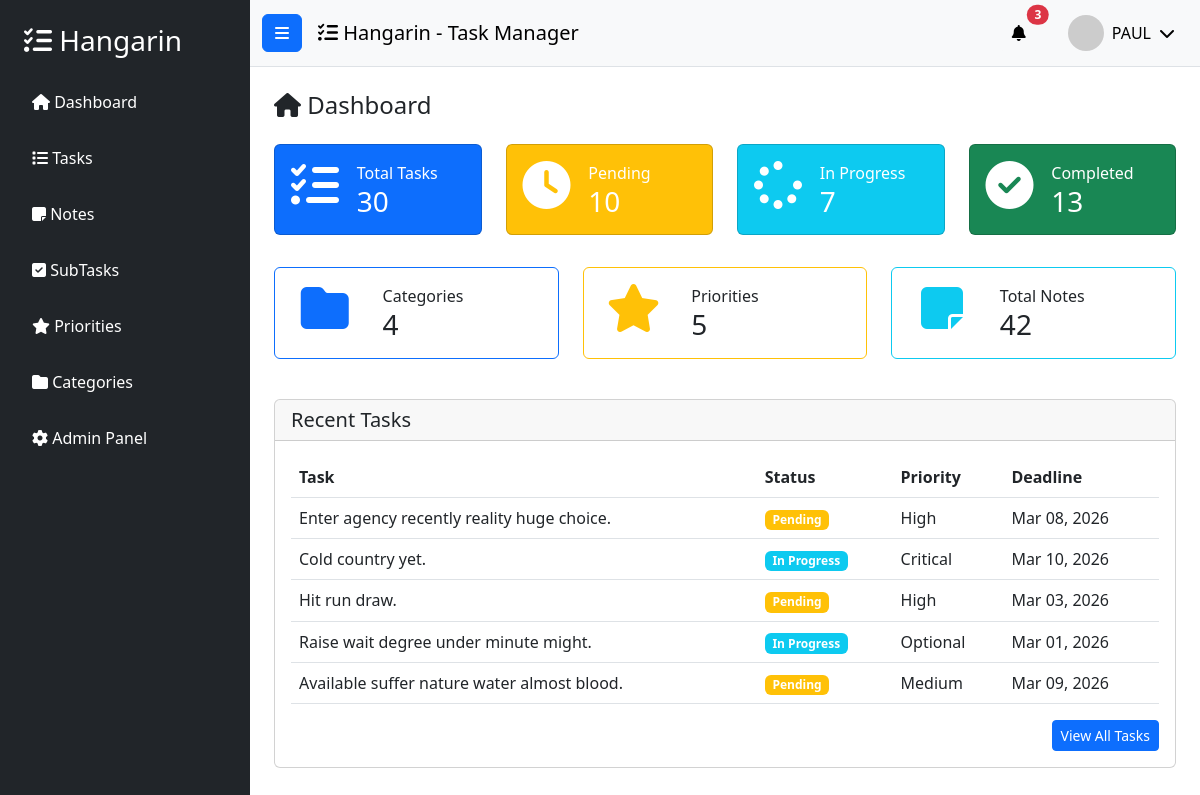
The app's page / (signed in), older data.
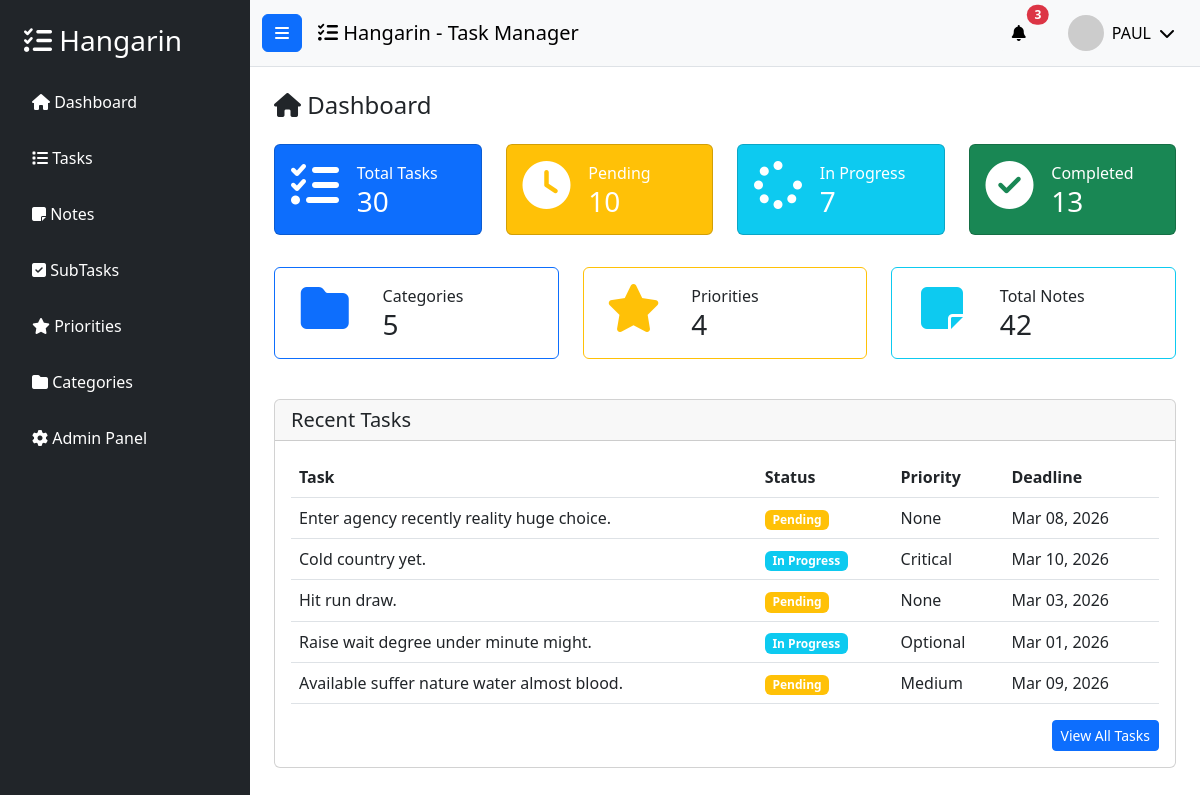
The same page, newer data.
### tasks/models.py (models this page shows, shortened)
class BaseModel(models.Model):
    created_at = models.DateTimeField(auto_now_add=True)
    updated_at = models.DateTimeField(auto_now=True)
    class Meta:
        abstract = True

class Task(BaseModel):
    title = models.CharField(max_length=255)
    description = models.CharField(max_length=500)
    deadline = models.DateTimeField()
    status = models.CharField(
        max_length=50,
        choices=STATUS_CHOICES,
        default="Pending",
    )
    category = models.ForeignKey(
        Category,
        on_delete=models.SET_NULL,
        null=True,
        blank=True,
        related_name="tasks",
    )
    priority = models.ForeignKey(
        Priority,
        on_delete=models.SET_NULL,
        null=True,
        blank=True,
        related_name="tasks",
    )
    class Meta:
        verbose_name = "Task"
        verbose_name_plural = "Tasks"

class Priority(BaseModel):
    name = models.CharField(max_length=100)
    class Meta:
        verbose_name = "Priority"
        verbose_name_plural = "Priorities"
    def __str__(self):
        return self.name

### tasks/views.py (the view)
# urls.py: path('', views.HomePageView.as_view(), name='home'),
class HomePageView(LoginRequiredMixin, ListView):
    model = Task
    context_object_name = 'tasks'
    template_name = "home.html"
    login_url = '/accounts/login/'
    def get_context_data(self, **kwargs):
        context = super().get_context_data(**kwargs)
        context['total_tasks'] = Task.objects.count()
        context['pending_count'] = Task.objects.filter(status='Pending').count()
        context['inprogress_count'] = Task.objects.filter(status='In Progress').count()
        context['completed_count'] = Task.objects.filter(status='Completed').count()
        context['total_categories'] = Category.objects.count()
        context['total_priorities'] = Priority.objects.count()
        context['total_notes'] = Note.objects.count()
        context['recent_tasks'] = Task.objects.all().order_by('-created_at')[:5]
        return context

### templates/home.html (shortened to what this page needs)
{% extends 'base.html' %}
{% load static %}
{% block content %}
<div class="row">
    <div class="col-12">
        <h4 class="mb-4">
            <i class="fas fa-home"></i> Dashboard
        </h4>
    </div>
</div>
<div class="row">
    <div class="col-md-3">
        <div class="card text-white bg-primary mb-3">
            <div class="card-body">
                <div class="row">
                    <div class="col-4 text-center">
                        <i class="fas fa-tasks fa-3x"></i>
                    </div>
                    <div class="col-8 d-flex align-items-center">
                        <div>
                            <p class="card-text mb-0">Total Tasks</p>
                            <h3 class="mb-0">{{ total_tasks }}</h3>
                        </div>
                    </div>
                </div>
            </div>
        </div>
    </div>
    <div class="col-md-3">
        <div class="card text-white bg-warning mb-3">
            <div class="card-body">
                <div class="row">
                    <div class="col-4 text-center">
                        <i class="fas fa-clock fa-3x"></i>
                    </div>
                    <div class="col-8 d-flex align-items-center">
                        <div>
                            <p class="card-text mb-0">Pending</p>
                            <h3 class="mb-0">{{ pending_count }}</h3>
                        </div>
                    </div>
                </div>
            </div>
        </div>
    </div>
    <div class="col-md-3">
        <div class="card text-white bg-info mb-3">
            <div class="card-body">
                <div class="row">
                    <div class="col-4 text-center">
                        <i class="fas fa-spinner fa-3x"></i>
                    </div>
                    <div class="col-8 d-flex align-items-center">
                        <div>
                            <p class="card-text mb-0">In Progress</p>
                            <h3 class="mb-0">{{ inprogress_count }}</h3>
                        </div>
                    </div>
                </div>
            </div>
        </div>
    </div>
    <div class="col-md-3">
        <div class="card text-white bg-success mb-3">
            <div class="card-body">
                <div class="row">
                    <div class="col-4 text-center">
                        <i class="fas fa-check-circle fa-3x"></i>
                    </div>
                    <div class="col-8 d-flex align-items-center">
                        <div>
                            <p class="card-text mb-0">Completed</p>
                            <h3 class="mb-0">{{ completed_count }}</h3>
                        </div>
                    </div>
                </div>
            </div>
        </div>
    </div>
</div>
<div class="row mt-3">
    <div class="col-md-4">
        <div class="card border-primary mb-3">
            <div class="card-body">
                <div class="row">
                    <div class="col-4 text-center">
                        <i class="fas fa-folder fa-3x text-primary"></i>
                    </div>
                    <div class="col-8 d-flex align-items-center">
                        <div>
                            <p class="card-text mb-0">Categories</p>
                            <h3 class="mb-0">{{ total_categories }}</h3>
                        </div>
                    </div>
                </div>
            </div>
        </div>
    </div>
    <div class="col-md-4">
        <div class="card border-warning mb-3">
            <div class="card-body">
                <div class="row">
                    <div class="col-4 text-center">
                        <i class="fas fa-star fa-3x text-warning"></i>
                    </div>
                    <div class="col-8 d-flex align-items-center">
                        <div>
                            <p class="card-text mb-0">Priorities</p>
                            <h3 class="mb-0">{{ total_priorities }}</h3>
                        </div>
                    </div>
                </div>
            </div>
        </div>
    </div>
    <div class="col-md-4">
        <div class="card border-info mb-3">
            <div class="card-body">
                <div class="row">
                    <div class="col-4 text-center">
                        <i class="fas fa-sticky-note fa-3x text-info"></i>
                    </div>
                    <div class="col-8 d-flex align-items-center">
                        <div>
                            <p class="card-text mb-0">Total Notes</p>
                            <h3 class="mb-0">{{ total_notes }}</h3>
                        </div>
                    </div>
                </div>
            </div>
        </div>
    </div>
</div>
<div class="row mt-4">
    <div class="col-12">
        <div class="card">
            <div class="card-header">
                <h5 class="card-title mb-0">Recent Tasks</h5>
            </div>
            <div class="card-body">
                <table class="table table-hover">
                    <thead>
                        <tr>
                            <th>Task</th>
                            <th>Status</th>
                            <th>Priority</th>
                            <th>Deadline</th>
                        </tr>
                    </thead>
                    <tbody>
                        {% for task in recent_tasks %}
                        <tr>
                            <td>{{ task.title }}</td>
                            <td>
                                {% if task.status == 'Completed' %}
                                    <span class="badge bg-success">{{ task.status }}</span>
                                {% elif task.status == 'In Progress' %}
                                    <span class="badge bg-info">{{ task.status }}</span>
                                {% else %}
                                    <span class="badge bg-warning">{{ task.status }}</span>
                                {% endif %}
                            </td>
                            <td>{{ task.priority }}</td>
                            <td>{{ task.deadline|date:"M d, Y" }}</td>
                        </tr>
                        {% empty %}
                        <tr>
                            <td colspan="4" class="text-center">No tasks yet</td>
                        </tr>
                        {% endfor %}
                    </tbody>
                </table>
                <div class="text-end">
                    <a href="{% url 'task-list' %}" class="btn btn-primary btn-sm">View All Tasks</a>
                </div>
            </div>
        </div>
    </div>
</div>
{% endblock %}

### templates/base.html (shortened to what this page needs)
{% load static %}
{% load pwa %}
<!DOCTYPE html>
<html lang="en">
<head>
     {% load pwa %}
    <link href="https://cdn.jsdelivr.net/npm/bootstrap@5.3.0/dist/css/bootstrap.min.css" rel="stylesheet">
    <link rel="stylesheet" href="https://cdnjs.cloudflare.com/ajax/libs/font-awesome/6.4.0/css/all.min.css">
</head>
<body>
    <div class="wrapper d-flex">
        <nav id="sidebar" class="bg-dark text-white" style="width: 250px; min-height: 100vh;">
            <div class="p-4">
                <h3 class="mb-4">
                    <i class="fas fa-tasks"></i> Hangarin
                </h3>
                <ul class="list-unstyled">
                    <li class="mb-3">
                        <a href="{% url 'home' %}" class="text-white text-decoration-none d-block p-2 rounded hover-bg">
                            <i class="fas fa-home"></i> Dashboard
                        </a>
                    </li>
                    <li class="mb-3">
                        <a href="{% url 'task-list' %}" class="text-white text-decoration-none d-block p-2 rounded hover-bg">
                            <i class="fas fa-list"></i> Tasks
                        </a>
                    </li>
                    <li class="mb-3">
                        <a href="{% url 'note-list' %}" class="text-white text-decoration-none d-block p-2 rounded hover-bg">
                            <i class="fas fa-sticky-note"></i> Notes
                        </a>
                    </li>
                    <li class="mb-3">
                        <a href="{% url 'subtask-list' %}" class="text-white text-decoration-none d-block p-2 rounded hover-bg">
                            <i class="fas fa-check-square"></i> SubTasks
                        </a>
                    </li>
                    <li class="mb-3">
                        <a href="{% url 'priority-list' %}" class="text-white text-decoration-none d-block p-2 rounded hover-bg">
                            <i class="fas fa-star"></i> Priorities
                        </a>
                    </li>
                    <li class="mb-3">
                        <a href="{% url 'category-list' %}" class="text-white text-decoration-none d-block p-2 rounded hover-bg">
                            <i class="fas fa-folder"></i> Categories
                        </a>
                    </li>
                    <li class="mb-3">
                        <a href="/admin/" class="text-white text-decoration-none d-block p-2 rounded hover-bg">
                            <i class="fas fa-cog"></i> Admin Panel
                        </a>
                    </li>
                </ul>
            </div>
        </nav>
        <div class="flex-fill">
            <nav class="navbar navbar-expand-lg navbar-light bg-light border-bottom">
                <div class="container-fluid">
                    <button class="btn btn-primary me-3" id="sidebarToggle">
                        <i class="fas fa-bars"></i>
                    </button>
                    <span class="navbar-brand mb-0 h1">
                        <i class="fas fa-tasks"></i> Hangarin - Task Manager
                    </span>
                    <div class="ms-auto d-flex align-items-center">
                        <div class="dropdown me-3">
                            <button class="btn btn-light position-relative" type="button" id="notificationDropdown" data-bs-toggle="dropdown">
                                <i class="fas fa-bell"></i>
                                <span class="position-absolute top-0 start-100 translate-middle badge rounded-pill bg-danger">
                                    3
                                </span>
                            </button>
                        </div>
                        <div class="dropdown">
                            <button class="btn btn-light d-flex align-items-center" type="button" id="userDropdown" data-bs-toggle="dropdown">
                                <img src="https://ui-avatars.com/api/?name={{ user.username|default:'User' }}&background=007bff&color=fff&size=36"
                                     alt="user"
                                     class="rounded-circle me-2"
                                     width="36"
                                     height="36">
                                <span class="d-none d-md-inline">
                                    {% if user.is_authenticated %}
                                        {{ user.username }}
                                    {% else %}
                                        Guest
                                    {% endif %}
                                </span>
                                <i class="fas fa-chevron-down ms-2"></i>
                            </button>
                        </div>
                    </div>
                </div>
            </nav>
            <div class="container-fluid p-4">
                {% block content %}
                {% endblock %}
            </div>
        </div>
    </div>
</body>
</html>

Row changes from the older to the newer data that the page shows:
changed Task "Enter agency recently reality huge choice.": priority "High" → "None"
changed Task "Hit run draw.": priority "High" → "None"
Text that changed along with them:
{{ total_categories }}: "4" → "5"
{{ total_priorities }}: "5" → "4"
